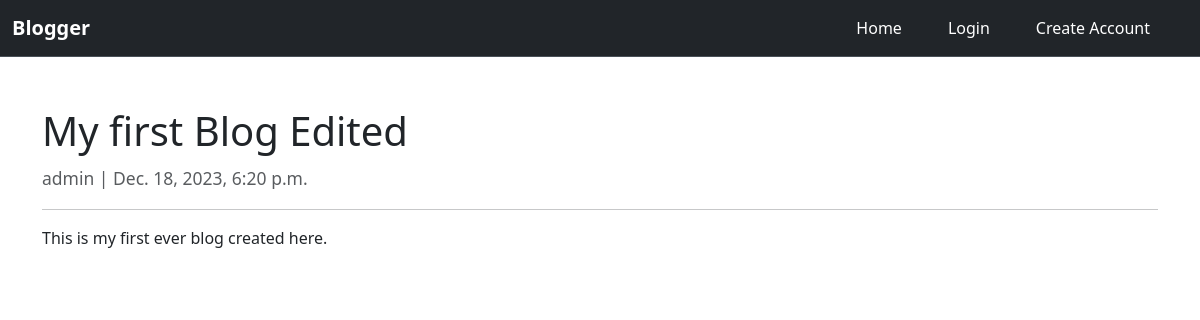
The page /view_post/1 on the database its author committed.
### blog/models.py (models this page shows, shortened)
class Post(models.Model):
    title = models.CharField(max_length=255)
    creator = models.ForeignKey(User, on_delete=models.CASCADE)
    content = models.TextField()
    created_at = models.DateTimeField(auto_now_add=True)

### blog/views.py (the view)
# urls.py: path('view_post/<int:pk>', views.view_post, name='view_post'),
def view_post(request, pk):
    current_post = Post.objects.get(pk=pk)
    return render(request, 'blog/view_post.html', {'post': current_post})

### templates/blog/view_post.html (shortened to what this page needs)
{% extends 'base.html' %}
{% block content %}
<div class="view-post-header">
    <span class="fs-5 fw-medium">
        <h1>{{ post.title }}</h1>
        <small class="text-body-secondary">{{ post.creator }} | {{ post.created_at }}</small>
    </span>
</div>
<hr>
<p>{{ post.content }}</p>
{% endblock %}

### static/blog/css/styles.css (style rules this page uses)
.view-post-header { margin: 50px 0 10px; display: flex; justify-content: space-between; align-items: center; }

### rows shown on the page
Post: title "My first Blog Edited", creator "admin", created_at "Dec. 18, 2023, 6:20 p.m.", content "This is my first ever blog created here."
